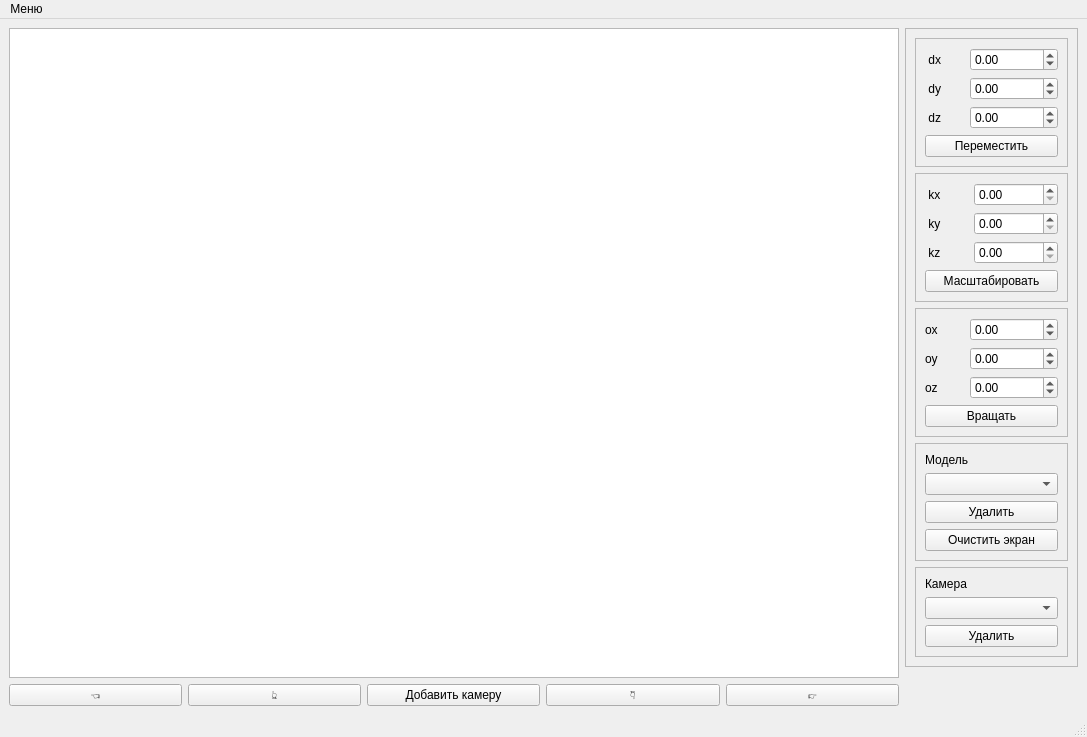
<?xml version="1.0" encoding="UTF-8"?>
<ui version="4.0" connectslotsbyname="false">
 <class>MainWindow</class>
 <widget class="QMainWindow" name="MainWindow">
  <property name="geometry">
   <rect>
    <x>0</x>
    <y>0</y>
    <width>1087</width>
    <height>737</height>
   </rect>
  </property>
  <property name="minimumSize">
   <size>
    <width>1087</width>
    <height>737</height>
   </size>
  </property>
  <property name="windowTitle">
   <string>Программа для просмотра изображений каркасных моделей</string>
  </property>
  <widget class="QWidget" name="centralwidget">
   <property name="layoutDirection">
    <enum>Qt::LeftToRight</enum>
   </property>
   <layout class="QGridLayout" name="gridLayout_3">
    <item row="2" column="3">
     <widget class="QPushButton" name="down_button">
      <property name="font">
       <font>
        <family>Arial</family>
        <pointsize>9</pointsize>
       </font>
      </property>
      <property name="text">
       <string>👇</string>
      </property>
     </widget>
    </item>
    <item row="2" column="2">
     <widget class="QPushButton" name="add_camera">
      <property name="font">
       <font>
        <family>Arial</family>
        <pointsize>9</pointsize>
       </font>
      </property>
      <property name="text">
       <string>Добавить камеру</string>
      </property>
     </widget>
    </item>
    <item row="0" column="0" colspan="5">
     <widget class="QGraphicsView" name="graphicsView">
      <property name="font">
       <font>
        <family>Arial</family>
        <pointsize>9</pointsize>
       </font>
      </property>
     </widget>
    </item>
    <item row="2" column="0">
     <widget class="QPushButton" name="left_button">
      <property name="font">
       <font>
        <family>Arial</family>
        <pointsize>9</pointsize>
       </font>
      </property>
      <property name="text">
       <string>👈</string>
      </property>
     </widget>
    </item>
    <item row="2" column="4">
     <widget class="QPushButton" name="right_button">
      <property name="font">
       <font>
        <family>Arial</family>
        <pointsize>9</pointsize>
       </font>
      </property>
      <property name="text">
       <string>👉</string>
      </property>
     </widget>
    </item>
    <item row="2" column="1">
     <widget class="QPushButton" name="up_button">
      <property name="font">
       <font>
        <family>Arial</family>
        <pointsize>9</pointsize>
       </font>
      </property>
      <property name="text">
       <string>👆</string>
      </property>
     </widget>
    </item>
    <item row="0" column="5" alignment="Qt::AlignTop">
     <widget class="QFrame" name="frame_4">
      <property name="sizePolicy">
       <sizepolicy hsizetype="Minimum" vsizetype="Fixed">
        <horstretch>0</horstretch>
        <verstretch>0</verstretch>
       </sizepolicy>
      </property>
      <property name="font">
       <font>
        <family>Arial</family>
        <pointsize>9</pointsize>
       </font>
      </property>
      <property name="frameShape">
       <enum>QFrame::StyledPanel</enum>
      </property>
      <property name="frameShadow">
       <enum>QFrame::Raised</enum>
      </property>
      <layout class="QVBoxLayout" name="verticalLayout">
       <item>
        <widget class="QFrame" name="move_label">
         <property name="sizePolicy">
          <sizepolicy hsizetype="Preferred" vsizetype="Fixed">
           <horstretch>0</horstretch>
           <verstretch>0</verstretch>
          </sizepolicy>
         </property>
         <property name="font">
          <font>
           <family>Arial</family>
           <pointsize>9</pointsize>
          </font>
         </property>
         <property name="frameShape">
          <enum>QFrame::StyledPanel</enum>
         </property>
         <property name="frameShadow">
          <enum>QFrame::Raised</enum>
         </property>
         <layout class="QGridLayout" name="gridLayout_5">
          <item row="2" column="0">
           <widget class="QLabel" name="label_3">
            <property name="font">
             <font>
              <family>Arial</family>
              <pointsize>9</pointsize>
             </font>
            </property>
            <property name="text">
             <string> dz</string>
            </property>
           </widget>
          </item>
          <item row="1" column="0">
           <widget class="QLabel" name="label_2">
            <property name="font">
             <font>
              <family>Arial</family>
              <pointsize>9</pointsize>
             </font>
            </property>
            <property name="text">
             <string> dy</string>
            </property>
           </widget>
          </item>
          <item row="0" column="0">
           <widget class="QLabel" name="label">
            <property name="font">
             <font>
              <family>Arial</family>
              <pointsize>9</pointsize>
             </font>
            </property>
            <property name="text">
             <string> dx</string>
            </property>
           </widget>
          </item>
          <item row="1" column="1">
           <widget class="QDoubleSpinBox" name="dy_box">
            <property name="font">
             <font>
              <family>Arial</family>
              <pointsize>9</pointsize>
             </font>
            </property>
            <property name="minimum">
             <double>-10000000000000000000000.000000000000000</double>
            </property>
            <property name="maximum">
             <double>10000000000000000000000.000000000000000</double>
            </property>
           </widget>
          </item>
          <item row="2" column="1">
           <widget class="QDoubleSpinBox" name="dz_box">
            <property name="font">
             <font>
              <family>Arial</family>
              <pointsize>9</pointsize>
             </font>
            </property>
            <property name="minimum">
             <double>-99999999999999991611392.000000000000000</double>
            </property>
            <property name="maximum">
             <double>10000000000000000.000000000000000</double>
            </property>
           </widget>
          </item>
          <item row="0" column="1">
           <widget class="QDoubleSpinBox" name="dx_box">
            <property name="font">
             <font>
              <family>Arial</family>
              <pointsize>9</pointsize>
             </font>
            </property>
            <property name="minimum">
             <double>-10000000000000000.000000000000000</double>
            </property>
            <property name="maximum">
             <double>10000000000000000.000000000000000</double>
            </property>
           </widget>
          </item>
          <item row="3" column="0" colspan="2">
           <widget class="QPushButton" name="move_button">
            <property name="font">
             <font>
              <family>Arial</family>
              <pointsize>9</pointsize>
             </font>
            </property>
            <property name="text">
             <string>Переместить</string>
            </property>
           </widget>
          </item>
         </layout>
        </widget>
       </item>
       <item>
        <widget class="QFrame" name="frame_2">
         <property name="sizePolicy">
          <sizepolicy hsizetype="Preferred" vsizetype="Fixed">
           <horstretch>0</horstretch>
           <verstretch>0</verstretch>
          </sizepolicy>
         </property>
         <property name="font">
          <font>
           <family>Arial</family>
           <pointsize>9</pointsize>
          </font>
         </property>
         <property name="frameShape">
          <enum>QFrame::StyledPanel</enum>
         </property>
         <property name="frameShadow">
          <enum>QFrame::Raised</enum>
         </property>
         <layout class="QGridLayout" name="gridLayout_6">
          <item row="1" column="0">
           <widget class="QLabel" name="label_5">
            <property name="font">
             <font>
              <family>Arial</family>
              <pointsize>9</pointsize>
             </font>
            </property>
            <property name="text">
             <string> ky</string>
            </property>
           </widget>
          </item>
          <item row="0" column="0">
           <widget class="QLabel" name="label_4">
            <property name="font">
             <font>
              <family>Arial</family>
              <pointsize>9</pointsize>
             </font>
            </property>
            <property name="text">
             <string> kx</string>
            </property>
           </widget>
          </item>
          <item row="1" column="1">
           <widget class="QDoubleSpinBox" name="ky_box">
            <property name="font">
             <font>
              <family>Arial</family>
              <pointsize>9</pointsize>
             </font>
            </property>
            <property name="minimum">
             <double>0.000000000000000</double>
            </property>
            <property name="maximum">
             <double>10000000000000000000000.000000000000000</double>
            </property>
           </widget>
          </item>
          <item row="0" column="1">
           <widget class="QDoubleSpinBox" name="kx_box">
            <property name="font">
             <font>
              <family>Arial</family>
              <pointsize>9</pointsize>
             </font>
            </property>
            <property name="minimum">
             <double>0.000000000000000</double>
            </property>
            <property name="maximum">
             <double>10000000000000000.000000000000000</double>
            </property>
           </widget>
          </item>
          <item row="2" column="0">
           <widget class="QLabel" name="label_6">
            <property name="font">
             <font>
              <family>Arial</family>
              <pointsize>9</pointsize>
             </font>
            </property>
            <property name="text">
             <string> kz</string>
            </property>
           </widget>
          </item>
          <item row="2" column="1">
           <widget class="QDoubleSpinBox" name="kz_box">
            <property name="font">
             <font>
              <family>Arial</family>
              <pointsize>9</pointsize>
             </font>
            </property>
            <property name="minimum">
             <double>0.000000000000000</double>
            </property>
            <property name="maximum">
             <double>10000000000000000.000000000000000</double>
            </property>
           </widget>
          </item>
          <item row="3" column="0" colspan="2">
           <widget class="QPushButton" name="scale_button">
            <property name="font">
             <font>
              <family>Arial</family>
              <pointsize>9</pointsize>
             </font>
            </property>
            <property name="text">
             <string>Масштабировать</string>
            </property>
           </widget>
          </item>
         </layout>
        </widget>
       </item>
       <item>
        <widget class="QFrame" name="frame_3">
         <property name="sizePolicy">
          <sizepolicy hsizetype="Minimum" vsizetype="Fixed">
           <horstretch>0</horstretch>
           <verstretch>0</verstretch>
          </sizepolicy>
         </property>
         <property name="font">
          <font>
           <family>Arial</family>
           <pointsize>9</pointsize>
          </font>
         </property>
         <property name="frameShape">
          <enum>QFrame::StyledPanel</enum>
         </property>
         <property name="frameShadow">
          <enum>QFrame::Raised</enum>
         </property>
         <layout class="QGridLayout" name="gridLayout_7">
          <item row="1" column="0">
           <widget class="QLabel" name="label_12">
            <property name="font">
             <font>
              <family>Arial</family>
              <pointsize>9</pointsize>
             </font>
            </property>
            <property name="text">
             <string>oy</string>
            </property>
           </widget>
          </item>
          <item row="1" column="1">
           <widget class="QDoubleSpinBox" name="oy_box">
            <property name="font">
             <font>
              <family>Arial</family>
              <pointsize>9</pointsize>
             </font>
            </property>
            <property name="minimum">
             <double>-10000000000000000000000.000000000000000</double>
            </property>
            <property name="maximum">
             <double>10000000000000000000000.000000000000000</double>
            </property>
           </widget>
          </item>
          <item row="0" column="1">
           <widget class="QDoubleSpinBox" name="ox_box">
            <property name="font">
             <font>
              <family>Arial</family>
              <pointsize>9</pointsize>
             </font>
            </property>
            <property name="minimum">
             <double>-10000000000000000.000000000000000</double>
            </property>
            <property name="maximum">
             <double>10000000000000000.000000000000000</double>
            </property>
           </widget>
          </item>
          <item row="2" column="1">
           <widget class="QDoubleSpinBox" name="oz_box">
            <property name="font">
             <font>
              <family>Arial</family>
              <pointsize>9</pointsize>
             </font>
            </property>
            <property name="minimum">
             <double>-99999999999999991611392.000000000000000</double>
            </property>
            <property name="maximum">
             <double>10000000000000000.000000000000000</double>
            </property>
           </widget>
          </item>
          <item row="2" column="0">
           <widget class="QLabel" name="label_10">
            <property name="font">
             <font>
              <family>Arial</family>
              <pointsize>9</pointsize>
             </font>
            </property>
            <property name="text">
             <string>oz</string>
            </property>
           </widget>
          </item>
          <item row="3" column="0" colspan="2">
           <widget class="QPushButton" name="turn_button">
            <property name="font">
             <font>
              <family>Arial</family>
              <pointsize>9</pointsize>
             </font>
            </property>
            <property name="text">
             <string>Вращать</string>
            </property>
           </widget>
          </item>
          <item row="0" column="0">
           <widget class="QLabel" name="label_11">
            <property name="font">
             <font>
              <family>Arial</family>
              <pointsize>9</pointsize>
             </font>
            </property>
            <property name="text">
             <string>ox</string>
            </property>
           </widget>
          </item>
         </layout>
        </widget>
       </item>
       <item>
        <widget class="QFrame" name="frame">
         <property name="font">
          <font>
           <family>Arial</family>
           <pointsize>9</pointsize>
          </font>
         </property>
         <property name="frameShape">
          <enum>QFrame::StyledPanel</enum>
         </property>
         <property name="frameShadow">
          <enum>QFrame::Raised</enum>
         </property>
         <layout class="QVBoxLayout" name="verticalLayout_2">
          <item>
           <widget class="QLabel" name="label_7">
            <property name="font">
             <font>
              <family>Arial</family>
              <pointsize>9</pointsize>
             </font>
            </property>
            <property name="text">
             <string>Модель</string>
            </property>
           </widget>
          </item>
          <item>
           <widget class="QComboBox" name="model_choose">
            <property name="font">
             <font>
              <family>Arial</family>
              <pointsize>9</pointsize>
             </font>
            </property>
           </widget>
          </item>
          <item>
           <widget class="QPushButton" name="delete_model">
            <property name="font">
             <font>
              <family>Arial</family>
              <pointsize>9</pointsize>
             </font>
            </property>
            <property name="text">
             <string>Удалить</string>
            </property>
           </widget>
          </item>
          <item>
           <widget class="QPushButton" name="clear_screen">
            <property name="sizePolicy">
             <sizepolicy hsizetype="Ignored" vsizetype="Fixed">
              <horstretch>0</horstretch>
              <verstretch>0</verstretch>
             </sizepolicy>
            </property>
            <property name="font">
             <font>
              <family>Arial</family>
              <pointsize>9</pointsize>
             </font>
            </property>
            <property name="text">
             <string>Очистить экран</string>
            </property>
           </widget>
          </item>
         </layout>
        </widget>
       </item>
       <item>
        <widget class="QFrame" name="frame_5">
         <property name="font">
          <font>
           <family>Arial</family>
           <pointsize>9</pointsize>
          </font>
         </property>
         <property name="frameShape">
          <enum>QFrame::StyledPanel</enum>
         </property>
         <property name="frameShadow">
          <enum>QFrame::Raised</enum>
         </property>
         <layout class="QVBoxLayout" name="verticalLayout_3">
          <item>
           <widget class="QLabel" name="label_8">
            <property name="font">
             <font>
              <family>Arial</family>
              <pointsize>9</pointsize>
             </font>
            </property>
            <property name="text">
             <string>Камера</string>
            </property>
           </widget>
          </item>
          <item>
           <widget class="QComboBox" name="camera_choose">
            <property name="font">
             <font>
              <family>Arial</family>
              <pointsize>9</pointsize>
             </font>
            </property>
           </widget>
          </item>
          <item>
           <widget class="QPushButton" name="delete_camera">
            <property name="font">
             <font>
              <family>Arial</family>
              <pointsize>9</pointsize>
             </font>
            </property>
            <property name="text">
             <string>Удалить</string>
            </property>
           </widget>
          </item>
         </layout>
        </widget>
       </item>
      </layout>
     </widget>
    </item>
   </layout>
  </widget>
  <widget class="QStatusBar" name="statusbar"/>
  <widget class="QMenuBar" name="menuBar">
   <property name="geometry">
    <rect>
     <x>0</x>
     <y>0</y>
     <width>1087</width>
     <height>21</height>
    </rect>
   </property>
   <widget class="QMenu" name="menu">
    <property name="title">
     <string>Меню</string>
    </property>
    <addaction name="separator"/>
    <addaction name="separator"/>
    <addaction name="load_button"/>
    <addaction name="separator"/>
    <addaction name="separator"/>
    <addaction name="exit"/>
   </widget>
   <addaction name="menu"/>
  </widget>
  <action name="load_button">
   <property name="text">
    <string>Загрузить модель</string>
   </property>
  </action>
  <action name="exit">
   <property name="text">
    <string>Выход из программы</string>
   </property>
  </action>
 </widget>
 <tabstops>
  <tabstop>graphicsView</tabstop>
  <tabstop>dx_box</tabstop>
  <tabstop>dy_box</tabstop>
  <tabstop>dz_box</tabstop>
  <tabstop>move_button</tabstop>
  <tabstop>kx_box</tabstop>
  <tabstop>ky_box</tabstop>
  <tabstop>kz_box</tabstop>
  <tabstop>scale_button</tabstop>
  <tabstop>ox_box</tabstop>
  <tabstop>oy_box</tabstop>
  <tabstop>oz_box</tabstop>
  <tabstop>turn_button</tabstop>
  <tabstop>model_choose</tabstop>
  <tabstop>delete_model</tabstop>
  <tabstop>camera_choose</tabstop>
  <tabstop>delete_camera</tabstop>
  <tabstop>left_button</tabstop>
  <tabstop>up_button</tabstop>
  <tabstop>add_camera</tabstop>
  <tabstop>down_button</tabstop>
  <tabstop>right_button</tabstop>
 </tabstops>
 <resources/>
 <connections/>
</ui>
